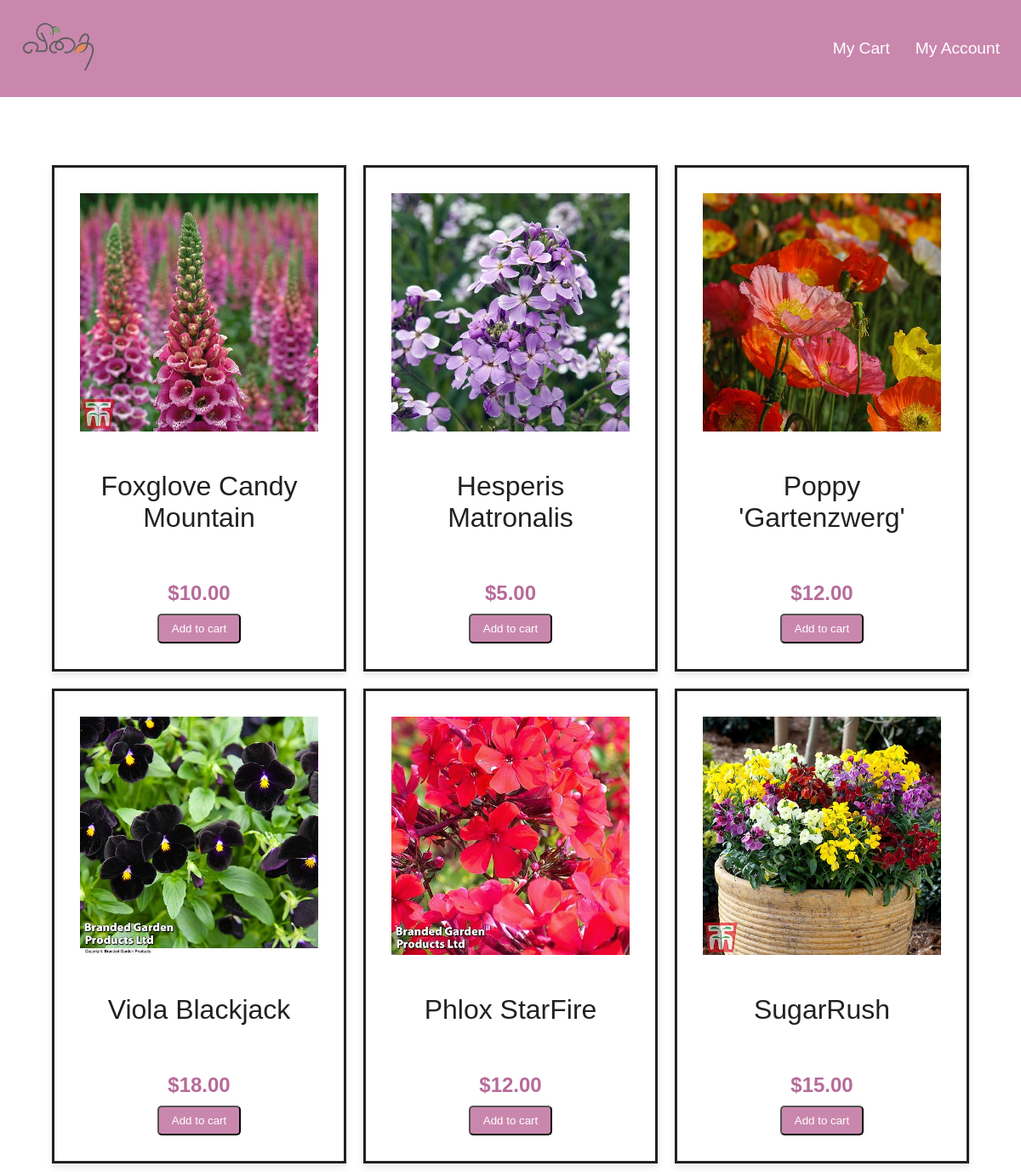
The app's page /biennials/ with its own data.
### Home/models.py (models this page shows)
class BiennialPlant(models.Model):
    picture = models.ImageField(upload_to='biennial_plant_pics/')
    name = models.CharField(max_length=100)
    price = models.DecimalField(max_digits=10, decimal_places=2)

### Home/views.py (the view)
# urls.py: path('biennials/', views.biennials, name='biennials'),
def biennials(request):
    biennial_plants = BiennialPlant.objects.all()
    return render(request, 'biennials.html', {'biennial_plants': biennial_plants})

### Home/templatetags/custom_filters.py (called while the page is built)
@register.filter
def multiply(value, arg):
    return value * arg

### templates/biennials.html (shortened to what this page needs)
{% load static %}
{% load custom_filters %}
<!DOCTYPE html>
<html lang="en">
<head>
    <link rel="stylesheet" href="https://cdnjs.cloudflare.com/ajax/libs/animate.css/4.1.1/animate.min.css">
</head>
<body>
    <div class="alazea-main-menu">
        <div class="classy-nav-container breakpoint-off">
            <div class="container">
                <a href="{% url 'first' %}" class="nav-brand"><img src="{% static 'img/core-img/logo.png' %}" alt="" height="100" width="150"></a>
                <nav class="classy-navbar justify-content-between" id="alazeaNav">
                    <div class="classynav">
                        <ul>
                            <li><a href="#">My Cart</a></li>
                            <li><a href="#">My Account</a></li>
                        </ul>
                    </div>
                </nav>
            </div>
        </div>
    </div>
    <div class="plant-container">
        {% for plant in biennial_plants %}
            <div class="plant-item">
                <div class="single-product-area mb-50 wow fadeInUp" data-wow-delay="{{ forloop.counter0|add:'1'|multiply:100 }}ms">
                    <div class="product-img">
                        <img src="{{ plant.picture.url }}" alt="{{ plant.name }}">
                    </div>
                    <div class="product-info mt-15 text-center">
                        <p>{{ plant.name }}</p>
                        <h6>${{ plant.price }}</h6>
                        <button class="add-to-cart-btn">Add to cart</button>
                    </div>
                </div>
            </div>
        {% endfor %}
    </div>
</body>
</html>

### templates/biennials.html (style rules this page uses)
body { margin: 0; padding: 0; font-family: Arial, sans-serif; }
.plant-container { display: flex; flex-wrap: wrap; justify-content: center; align-items: center; margin-top: 70px; max-width: 1200px; margin-left: auto; margin-right: auto; }
.plant-item { width: calc(25% - 20px); margin: 10px; text-align: center; border: 3px solid #222121; padding: 30px; box-shadow: 0 4px 8px rgba(0, 0, 0, 0.1); transition: all 0.3s ease; overflow: hidden; }
.plant-item img { max-width: 100%; height: auto; margin-bottom: 10px; transition: transform 0.3s ease; }
.add-to-cart-btn { background-color: #ca87ae; color: #fff; padding: 8px 15px; border-radius: 5px; transition: background-color 0.3s ease, transform 0.3s ease; text-decoration: none; display: block; margin-top: 10px; margin-left: auto; margin-right: auto; transform: scale(1); }
.product-info p { font-size: 2em; margin-bottom: 5px; transition: color 0.3s ease; color: #222121; }
.product-info h6 { font-size: 1.5em; margin-bottom: 5px; color: #b66b99; }
.alazea-main-menu { padding: 10px; background-color: #ca87ae; }
.classy-nav-container .container { display: flex; justify-content: space-between; align-items: center; }
.nav-brand img { max-height: 90px; width: auto; }
.classy-navbar { display: flex; justify-content: center; align-items: center; }
.classynav ul { list-style-type: none; margin: 0; padding: 0; display: flex; justify-content: flex-end; align-items: center; }
.classynav ul li { margin: 0 15px; }
.classynav ul li a { text-decoration: none; color: #fff; font-size: larger; transition: color 0.3s ease; }

### records on screen
BiennialPlant: picture (picture), name "Foxglove Candy Mountain", price "10.00"
BiennialPlant: picture (picture), name "Hesperis Matronalis", price "5.00"
BiennialPlant: picture (picture), name "Poppy 'Gartenzwerg'", price "12.00"
BiennialPlant: picture (picture), name "Viola Blackjack", price "18.00"
BiennialPlant: picture (picture), name "Phlox StarFire", price "12.00"
BiennialPlant: picture (picture), name "SugarRush", price "15.00"
